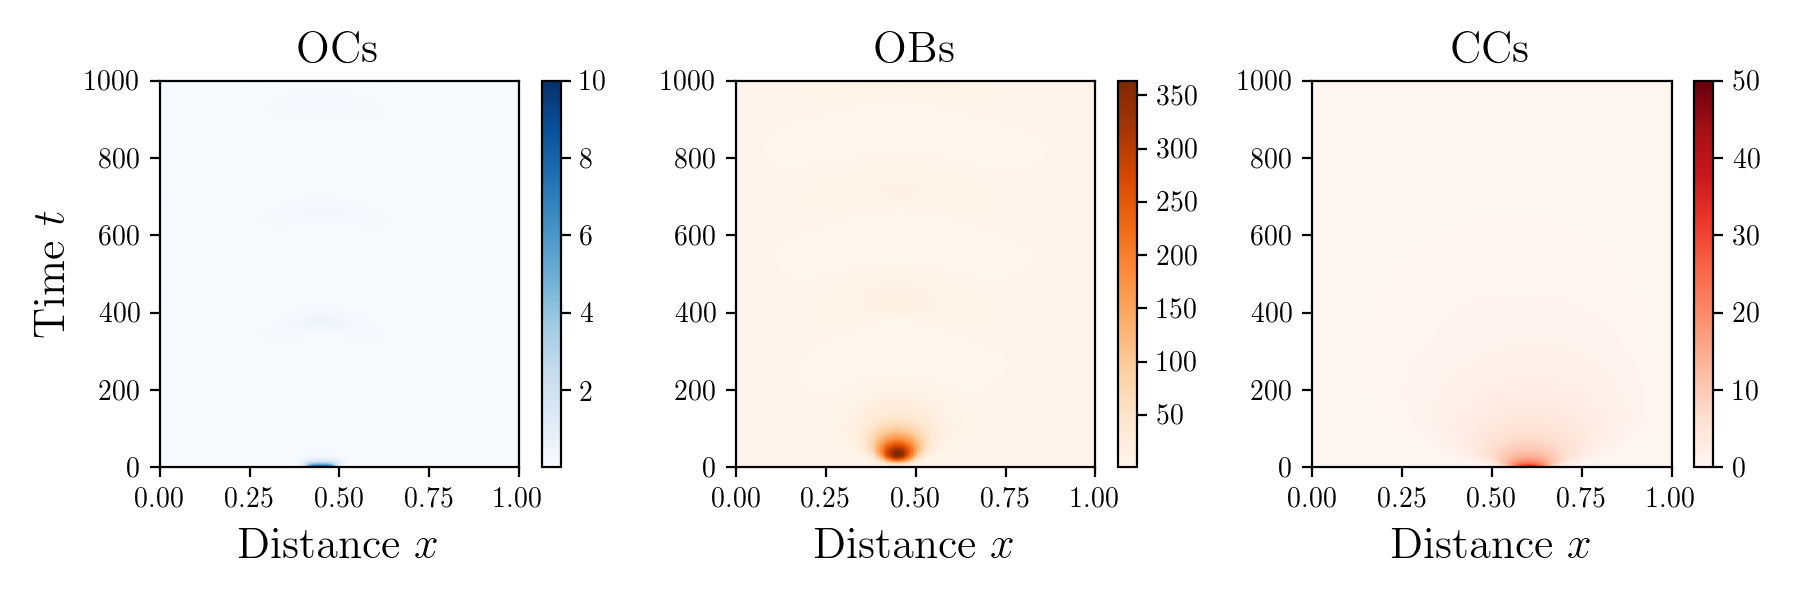

This chart was generated by the following Python code:
import matplotlib
matplotlib.use("Agg")
from fipy import *
import matplotlib.animation as manimation
from matplotlib import pyplot as plt
import numpy as np
from mpl_toolkits.mplot3d import Axes3D  # noqa: F401 unused import
from matplotlib import cm
from matplotlib.ticker import LinearLocator, FormatStrFormatter

plt.rc('text', usetex=True)
plt.rc('font', family='serif')
plt.rcParams['text.usetex'] = True

plt.close('all')

FFMpegWriter = manimation.writers['ffmpeg']
# metadata = dict(title='Bone remodeling', artist='Matplotlib', comment='Movie support!')
metadata = dict(title='Bone metastasis')
writer = FFMpegWriter(fps=15, metadata=metadata)

# temporal parameters
a1 = 0.3
a2 = 0.1
b1 = 0.2
b2 = 0.02
g1 = -0.3
g2 = 0.5
# k1 = 0.07
# k2 = 0.0022
K = 300.0

# sc1
a3 = 0.045
b3 = 0.05
s1 = 0.001
s2 = -0.00005
s3 = 0.005
s4 = 0.0
k1 = 0.07
k2 = 0.0022
#y0 = np.array([10.0, 5.0, 20.0, 95.0])
#k1 = 0.08 # original
#k2 = 0.0015 # original
#y0 = np.array([10.0, 5.0, 50.0, 92.0]) # original

# sc4
# a3 = 0.055
# b3 = 0.05
# s1 = 0.0005
# s2 = -0.009
# s3 = 0.001
# s4 = 0.0
# k1 = 0.02
# k2 = 0.003
# y0 = np.array([10.0, 5.0, 1.0, 95.0])

# sc3
# a3 = 0.055
# b3 = 0.05
# s1 = 0.001
# s2 = -0.005
# s3 = 0.001
# s4 = 0.0
# k1 = 0.02
# k2 = 0.003
#y0 = np.array([10.0, 5.0, 1.0, 95.0])
#k1 = 0.023 # original
#k2 = 0.0023 # original

# diffusion parameters
# D1 = 1.e-7
# D2 = 10.0*D1

D1 = 1.e-5
D2 = D1*2.
D3 = D1*10.

# convection parameters
C1 = 0.0*1.e-5
C2 = 0.0
C3 = 0.0

convCoeff1 = (C1,)
convCoeff2 = (C2,)
convCoeff3 = (C3,)

# note: convection >= 0.1 is too high

# discretization parameters
L  = 1.
nx = 200

dx = L / float(nx)

# finalTime = 1000.0
# timeTics  = 2000

finalTime = 1000.0
timeTics  = int(finalTime * 2)

timeStep = finalTime / float(timeTics)
dt = timeStep

print("Initializing. NOTE: dx = %f, dt = %f" % (dx, dt))

# setup
mesh = Grid1D(dx=L / nx, nx=nx)

x = mesh.cellCenters[0]
# convCoeff = g*(x-L/2) * [[1.]]

u1eq = (b2/a2)**(1.0/g2)
u2eq = (b1/a1)**(1.0/g1)
u3eq = 0.0

print((u1eq,u2eq,u3eq))

u1 = CellVariable(name="OCs", mesh=mesh, value=u1eq, hasOld=True)
u2 = CellVariable(name="OBs", mesh=mesh, value=u2eq, hasOld=True)
u3 = CellVariable(name="CCs", mesh=mesh, value=u3eq, hasOld=True)

center = 0.3
radius = center/8.

initialOCs = 10.
initialOBs = 5.0
initialCCs = 50.0

# u1.setValue(initialOCs, where=((center-radius < x) & (x < center+radius)))
# u2.setValue(initialOBs, where=((center-radius < x) & (x < center+radius)))
# u3.setValue(initialCCs, where=((center-radius < x) & (x < center+radius)))

center += 4.*radius
u1.setValue(initialOCs, where=((center-radius < x) & (x < center+radius)))
u2.setValue(initialOBs, where=((center-radius < x) & (x < center+radius)))

center += 4.*radius
u3.setValue(initialCCs, where=((center+-radius < x) & (x < center+radius)))

# center += 4.*radius
# u1.setValue(initialOCs, where=((center-radius < x) & (x < center+radius)))
u2.setValue(initialOBs, where=((center-radius < x) & (x < center+radius)))
# u3.setValue(initialCCs, where=((center-9.*radius < x) & (x < center+radius)))

# epsi = 1
# u1.setValue(u1eq/50, where=((10 - 2*epsi) < x) & (x < (10 + 2*epsi)))
# u2.setValue(u2eq*20, where=((10 - epsi) < x) & (x < (10 + epsi)))

# BCs: v0(t,0) = 0, v0(t,1) = 1; v1(t,0) = 1, v1(t,1) = 0
u1.constrain(u1eq, mesh.facesLeft)
u1.constrain(u1eq, mesh.facesRight)

u2.constrain(u2eq, mesh.facesLeft)
u2.constrain(u2eq, mesh.facesRight)

u3.constrain(u3eq, mesh.facesLeft)
u3.constrain(u3eq, mesh.facesRight)

sourceCoeff1 = a1*u2**g1 + s1*u3
sourceCoeff2 = a2*u1**g2 + s2*u3
sourceCoeff3 = a3*(1.0 - u3/K) + s3*u1**g2 + s4*u2**g1

eq1 = (TransientTerm(var=u1)
       == DiffusionTerm(coeff=D1, var=u1)
        - ConvectionTerm(coeff=convCoeff1, var=u1)
        - ImplicitSourceTerm(coeff=b1, var=u1)
        + ImplicitSourceTerm(coeff=sourceCoeff1, var=u1))

eq2 = (TransientTerm(var=u2)
       == DiffusionTerm(coeff=D2, var=u2)
        - ConvectionTerm(coeff=convCoeff2, var=u2)
        - ImplicitSourceTerm(coeff=b2, var=u2)
        + ImplicitSourceTerm(coeff=sourceCoeff2, var=u2))

eq3 = (TransientTerm(var=u3)
       == DiffusionTerm(coeff=D3, var=u3)
        - ConvectionTerm(coeff=convCoeff3, var=u3)
        - ImplicitSourceTerm(coeff=b3, var=u3)
        + ImplicitSourceTerm(coeff=sourceCoeff3, var=u3))

# fig = plt.figure(figsize=(8,4))
# ax  = plt.axes()

fig, (ax1, ax2, ax3) = plt.subplots(1, 3, figsize=(12,4))

#titleString = "Bone remodeling, D1=" + str(D1) + ", A1=" + str(convCoeff1)

eqn = eq1 & eq2 & eq3
# vi = MatplotlibViewer((u1, u2, u3), axes=ax, title=titleString)
v1 = MatplotlibViewer(u1, axes=ax1)
v2 = MatplotlibViewer(u2, axes=ax2)
v3 = MatplotlibViewer(u3, axes=ax3)

# timeStep = 1
# timeTics = 1000

actualTime = 0.
test_time  = [actualTime]
test_u1    = [u1.value.copy()]
test_u2    = [u2.value.copy()]
test_u3    = [u3.value.copy()]

with writer.saving(fig, "writer_simulation.mp4", dpi=200):
    for t in range(timeTics):
        u1.updateOld()
        u2.updateOld()
        u3.updateOld()

        res1 = res2 = res3 = 1e100
        ITER = 0

        while max(res1, res2, res3) > 0.01:
            print "Sweeping:", ITER
            ITER += 1
            res1 = eq1.sweep(var=u1, dt=timeStep)
            res2 = eq2.sweep(var=u2, dt=timeStep)
            res3 = eq3.sweep(var=u3, dt=timeStep)

        # eqn.solve(dt=timeStep)

        actualTime += timeStep
        titleString = r"Bone metastasis. Time $t$=" + str(actualTime)
        fig.suptitle(titleString)
	ax1.set_xlabel(r"Distance $x$", fontsize=16)
	ax1.set_ylabel(r"Density $u$", fontsize=16)
	ax2.set_xlabel(r"Distance $x$", fontsize=16)
	ax3.set_xlabel(r"Distance $x$", fontsize=16)
        test_time += [actualTime]
        test_u1   += [u1.value.copy()]
        test_u2   += [u2.value.copy()]
        test_u3   += [u3.value.copy()]

        # vi.plot()
        v1.plot()
        ax1.get_lines()[0].set_color("blue")
        ax1.get_legend().set_visible(False)

        v2.plot()
        ax2.get_lines()[0].set_color("orange")
        ax2.get_legend().set_visible(False)

        v3.plot()
        ax3.get_lines()[0].set_color("red")
        ax3.get_legend().set_visible(False)

        fig.tight_layout()
	fig.subplots_adjust(top=0.85)

        writer.grab_frame()

        if t % 10 == 0:
            print("Time Step #: %d; Time: %f" % (t, t*timeStep))

# raw_input("finite")

xAux = range(timeTics)
yAux = range(nx)

z1Aux = np.zeros((len(yAux),len(xAux)))
z2Aux = np.zeros((len(yAux),len(xAux)))
z3Aux = np.zeros((len(yAux),len(xAux)))

for xx in xAux:
    for yy in yAux:
        z1Aux[yy][xx] = test_u1[xx][yy]
        z2Aux[yy][xx] = test_u2[xx][yy]
        z3Aux[yy][xx] = test_u3[xx][yy]

Z1 = z1Aux
Z2 = z2Aux
Z3 = z3Aux

xAux = np.linspace(0., L, nx)
yAux = np.linspace(0., finalTime, timeTics)

Y, X = np.meshgrid(yAux, xAux)

# fig = plt.figure()
# ax = fig.gca(projection='3d')
#
# surf = ax.plot_surface(X, Y, Z, cmap=cm.coolwarm,
#                        linewidth=0, antialiased=False)

# Customize the z axis.
# ax.set_zlim(-1.01, 1.01)
# ax.zaxis.set_major_locator(LinearLocator(10))
# ax.zaxis.set_major_formatter(FormatStrFormatter('%.02f'))

# Add a color bar which maps values to colors.
# fig.colorbar(surf, shrink=0.5, aspect=5)
#
# plt.show()
# raw_input("finite")

plt.figure(figsize=(9,3))
plt.subplot(131)
plt.pcolor(X, Y, Z1, cmap='Blues')
plt.xlabel(r"Distance $x$",fontsize=16)
plt.ylabel(r"Time $t$", fontsize=16)
plt.title("OCs", fontsize=16)
# plt.axis([x.min(), x.max(), y.min(), y.max()])
plt.colorbar()
# plt.show()

# plt.figure()
plt.subplot(132)
plt.pcolor(X, Y, Z2, cmap='Oranges')
plt.xlabel(r"Distance $x$",fontsize=16)
#plt.ylabel(r"Time $t$", fontsize=16)
plt.title("OBs", fontsize=16)
# plt.axis([x.min(), x.max(), y.min(), y.max()])
plt.colorbar()

plt.subplot(133)
plt.pcolor(X, Y, Z3, cmap='Reds')
plt.xlabel(r"Distance $x$",fontsize=16)
#plt.ylabel(r"Time $t$", fontsize=16)
plt.title("CCs", fontsize=16)
# plt.axis([x.min(), x.max(), y.min(), y.max()])
plt.colorbar()


plt.tight_layout()
plt.show()
plt.savefig("ocs-and-obs.png",dpi=200)

raw_input("finite")
